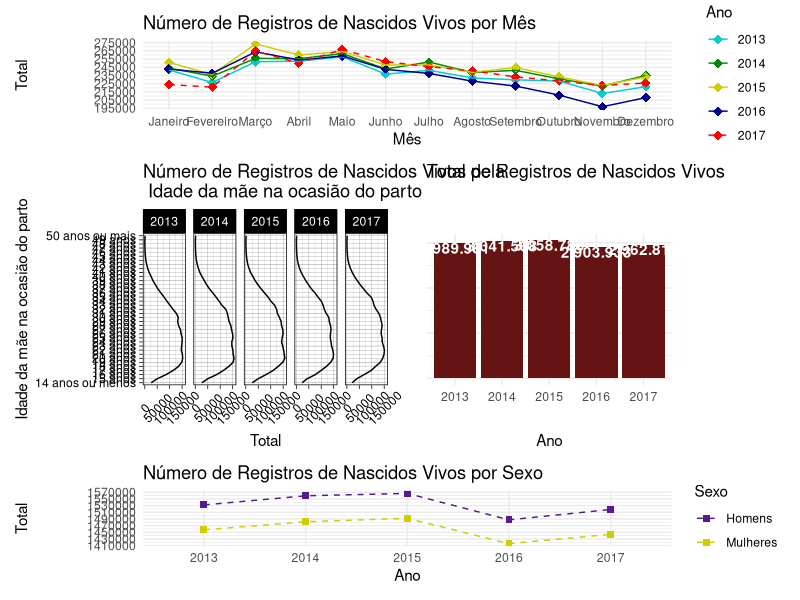
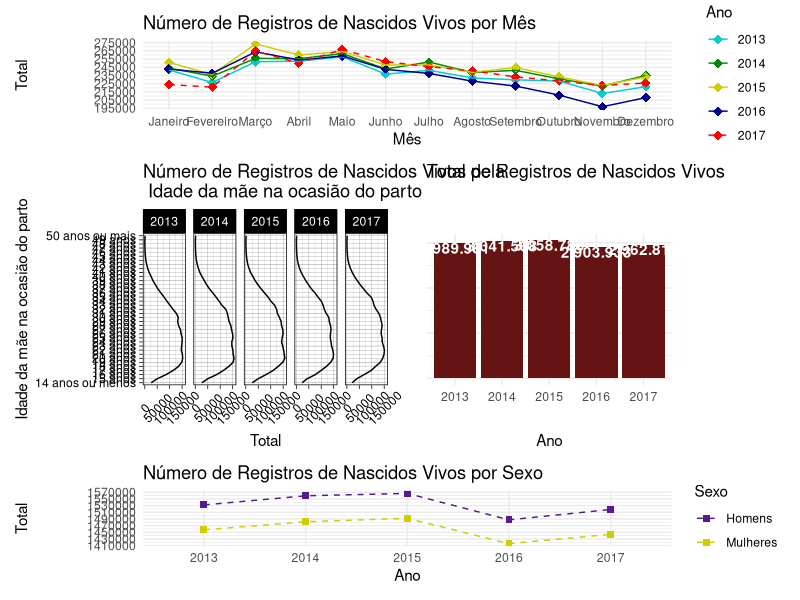

Source code (R) for these figures, in order:

# Pacotes -----------------------------------------------------------------

library(readxl)
library(dplyr)
library(ggplot2)
library(tidyr)
library(patchwork)
library(scales)

options(scipen = 99999999)

# Import ------------------------------------------------------------------

data1 <- read_excel("data/Registro Civil.xlsx", skip = 2)
data2 <- read_excel("data/Registro Civil - 2.xlsx", skip = 2)

# Graficos ----------------------------------------------------------------

rnv_total <- 
  data1 %>%  
  .[1, 2:6] %>%
  gather(Ano, Total) %>% 
  mutate(Total = as.numeric(Total)) %>% 
  ggplot(aes(Ano, Total)) +
  geom_bar(fill = "#661313", stat = 'identity') +
  geom_text(aes(label = comma(Total, big.mark = ".", decimal.mark = ",")), 
            nudge_y = -99000, col = "white", fontface = "bold") +
  theme_minimal() +
  theme(axis.text.y = element_blank()) +
  labs(title = "Total de Registros de Nascidos Vivos", y = "")

rnv_sexo <-
  data1 %>% 
  .[3:4, ] %>% 
  rename("Sexo" = `Registros de nascidos vivos`) %>%
  gather(Ano, Total, -Sexo) %>% 
  mutate(Total = as.numeric(Total)) %>% 
  ggplot(aes(x = Ano, y = Total, color = Sexo)) +
  geom_point(shape = 15, size = 2) +
  geom_line(aes(group = Sexo), linetype = "dashed", size = 0.5) +
  scale_color_manual(values = c("purple4", "yellow3")) +
  scale_y_continuous(breaks = seq(1410000, 1570000, 20000)) +
  theme_minimal() +
  ggtitle("Número de Registros de Nascidos Vivos por Sexo")

rnv_idade_mae <-
  data1 %>% 
  .[c(7:50), ] %>% 
  .[-(c(8,14,20,26,32,38,44)-6), ] %>% 
  mutate_at(1, ~ ifelse(.x=="Menos de 15 anos", "14 anos ou menos", .x)) %>% 
  gather(Ano, Total, -`Registros de nascidos vivos`) %>% 
  mutate(Total = as.numeric(Total)) %>% 
  ggplot(aes(x = `Registros de nascidos vivos`, y = Total)) +
  geom_line(aes(group = Ano)) +
  facet_grid(~ Ano, switch = 'y') +
  theme_linedraw() +
  coord_flip() +
  theme(axis.text.x = element_text(angle = 45, vjust = 0.6)) +
  labs(x = "Idade da mãe na ocasião do parto", 
       title = "Número de Registros de Nascidos Vivos pela \n Idade da mãe na ocasião do parto")

rnv_mes <-
  data2 %>% 
  .[17:28, ] %>%
  rename("mes" = `Nascidos vivos ocorridos no ano`) %>%
  mutate_at(2:6, ~ as.numeric(.x)) %>% 
  mutate(mes = factor(mes, levels = data2$`Nascidos vivos ocorridos no ano`[17:28])) %>% 
  gather(Ano, Total, -mes) %>% 
  mutate(total_percent = Total %>% round(3) %>% paste0("%")) %>% 
  ggplot(aes(mes, Total, color = Ano)) +
  geom_point(shape = 18, size = 3) +
  geom_line(aes(group = Ano, linetype = Ano), size = 0.5) +
  scale_linetype_manual(values = c(rep("solid", 4), "dashed")) +
  scale_color_manual(values = c("cyan3", "green4", "yellow3", "darkblue", "red")) +
  scale_y_continuous(breaks = seq(195000, 275000, 10000)) +
  labs(x = "Mês", title = "Número de Registros de Nascidos Vivos por Mês") +
  theme_minimal()


painel <- (rnv_mes + (rnv_idade_mae + rnv_total) + rnv_sexo + plot_layout(ncol = 1, heights = c(1, 2.2, 0.8))); painel

ggsave("img/painel_registro_civil.png", painel, width=11, height=10, scale=1, dpi="retina")
